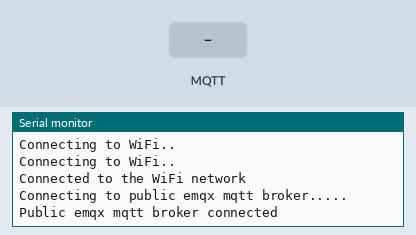
Simulated run of this sketch. Board: ESP8266 (NodeMCU). Shown: the last lines printed to the serial monitor. Inputs (shaded band) come from the test bench. WiFi joins after 1.5 s; servers stay silent unless stated; no MQTT or app messages arrive unless stated.

Above: at 2.7 s.
2.8 s: MQTT message "1" arrives on the first subscribed topic
At 4.6 s:
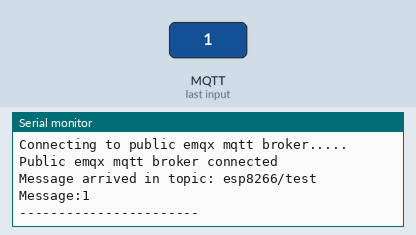
5.0 s: MQTT message "on" arrives on the first subscribed topic
At 6.2 s:
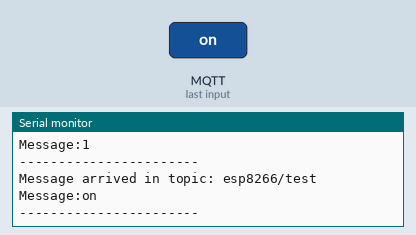
7.0 s: MQTT message "off" arrives on the first subscribed topic
At 9.0 s:
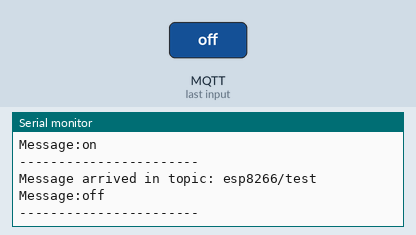

Measured:
- after the input at 2.8 s, the serial monitor: prints a new line after 0.76 s (image 1)
- after the input at 5.0 s, the serial monitor: prints a new line after 0.56 s (image 2)
- after the input at 7.0 s, the serial monitor: prints a new line after 0.56 s (image 3)

The sketch:

ESP8266_MQTT1.0.ino
```cpp
#include <ESP8266WiFi.h>
#include <PubSubClient.h>

const char *ssid = "*******"; // Enter your WiFi name
const char *password = "********";  // Enter WiFi password
const char *mqtt_broker = "broker.emqx.io";
const int mqtt_port = 1883;
const char* mqtt_pub_topic="******";
float a,b,c;

WiFiClient espClient;
PubSubClient client(espClient);

void setup() {
  a=0;
  b=21.1;
  c=2.4552;

  // Set software serial baud to 115200;
  Serial.begin(115200);

  // connecting to a WiFi network
  WiFi.begin(ssid, password);
  while (WiFi.status() != WL_CONNECTED) {
    delay(500);
    Serial.println("Connecting to WiFi..");
  }
  Serial.println("Connected to the WiFi network");

  //connecting to a mqtt broker
  client.setServer(mqtt_broker, mqtt_port);
  client.setCallback(callback);
  while (!client.connected()) {
    Serial.println("Connecting to public emqx mqtt broker.....");
    if (client.connect("esp8266-client")) {
      Serial.println("Public emqx mqtt broker connected");
    } else {
      Serial.print("failed with state ");
      Serial.print(client.state());
      delay(2000);
    }
  }
  // publish and subscribe
  client.publish("esp8266/test", "hello emqx");
  client.subscribe("esp8266/test");
}

void callback(char *topic, byte *payload, unsigned int length) {
  Serial.print("Message arrived in topic: ");
  Serial.println(topic);
  Serial.print("Message:");
  for (int i = 0; i < length; i++) {
    Serial.print((char) payload[i]);
  }
  Serial.println();
  Serial.println("-----------------------");
}

void loop() {

  client.loop();
  String json = "x:"+String(a)+"y:"+String(b)+"z:"+String(c)+"";
  client.publish(mqtt_pub_topic,json.c_str());
  delay(1000);
}
```
